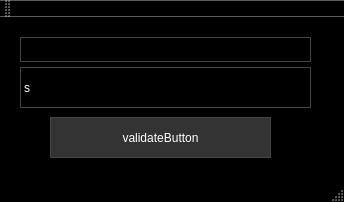
<ui version="4.0">
 <class>MainWindow</class>
 <widget class="QMainWindow" name="MainWindow">
  <property name="geometry">
   <rect>
    <x>0</x>
    <y>0</y>
    <width>344</width>
    <height>202</height>
   </rect>
  </property>
  <property name="windowTitle">
   <string>MainWindow</string>
  </property>
  <widget class="QWidget" name="centralWidget">
   <widget class="QLineEdit" name="licenseLineEdit">
    <property name="geometry">
     <rect>
      <x>20</x>
      <y>20</y>
      <width>291</width>
      <height>25</height>
     </rect>
    </property>
   <property name="styleSheet"><string>
        QLineEdit {
            background-color: #000000;
            color: #FFFFFF;
            border: 1px solid #444444;
        }
        </string></property></widget>
   <widget class="QLabel" name="statusLabel">
    <property name="geometry">
     <rect>
      <x>20</x>
      <y>50</y>
      <width>291</width>
      <height>41</height>
     </rect>
    </property>
    <property name="text">
     <string>s</string>
    </property>
   <property name="styleSheet"><string>
        QLabel {
            background-color: #000000;
            color: #FFFFFF;
            border: 1px solid #444444;
        }
        </string></property></widget>
   <widget class="QPushButton" name="validateButton">
    <property name="geometry">
     <rect>
      <x>50</x>
      <y>100</y>
      <width>221</width>
      <height>41</height>
     </rect>
    </property>
    <property name="text">
     <string>validateButton</string>
    </property>
   <property name="styleSheet"><string>
        QPushButton {
            background-color: #333333;
            color: #FFFFFF;
            border: 1px solid #444444;
            padding: 5px;
        }
        QPushButton:hover {
            background-color: #555555;
        }
        </string></property></widget>
  <property name="styleSheet"><string>
        QWidget {
            background-color: #000000;
            color: #FFFFFF;
        }
        </string></property></widget>
  <widget class="QMenuBar" name="menuBar">
   <property name="geometry">
    <rect>
     <x>0</x>
     <y>0</y>
     <width>344</width>
     <height>22</height>
    </rect>
   </property>
  <property name="styleSheet"><string>
        QMenuBar {
            background-color: #000000;
            color: #FFFFFF;
        }
        </string></property></widget>
  <widget class="QToolBar" name="mainToolBar">
   <attribute name="toolBarArea">
    <enum>TopToolBarArea</enum>
   </attribute>
   <attribute name="toolBarBreak">
    <bool>false</bool>
   </attribute>
  <property name="styleSheet"><string>
        QToolBar {
            background-color: #000000;
            color: #FFFFFF;
        }
        </string></property></widget>
  <widget class="QStatusBar" name="statusBar"><property name="styleSheet"><string>
        QStatusBar {
            background-color: #000000;
            color: #FFFFFF;
        }
        </string></property></widget>
 <property name="styleSheet"><string>
        QMainWindow {
            background-color: #000000;
            color: #FFFFFF;
        }
        </string></property></widget>
 <layoutdefault spacing="6" margin="11" />
 <resources />
 <connections />
</ui>
